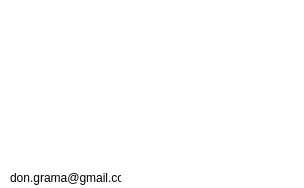
<?xml version="1.0" encoding="UTF-8"?>
<ui version="4.0">
 <class>form_About</class>
 <widget class="QWidget" name="form_About">
  <property name="geometry">
   <rect>
    <x>0</x>
    <y>0</y>
    <width>304</width>
    <height>188</height>
   </rect>
  </property>
  <property name="minimumSize">
   <size>
    <width>304</width>
    <height>188</height>
   </size>
  </property>
  <property name="maximumSize">
   <size>
    <width>304</width>
    <height>188</height>
   </size>
  </property>
  <property name="palette">
   <palette>
    <active>
     <colorrole role="Midlight">
      <brush brushstyle="SolidPattern">
       <color alpha="255">
        <red>255</red>
        <green>255</green>
        <blue>255</blue>
       </color>
      </brush>
     </colorrole>
     <colorrole role="Base">
      <brush brushstyle="SolidPattern">
       <color alpha="255">
        <red>255</red>
        <green>255</green>
        <blue>255</blue>
       </color>
      </brush>
     </colorrole>
     <colorrole role="Window">
      <brush brushstyle="SolidPattern">
       <color alpha="255">
        <red>255</red>
        <green>255</green>
        <blue>255</blue>
       </color>
      </brush>
     </colorrole>
    </active>
    <inactive>
     <colorrole role="Midlight">
      <brush brushstyle="SolidPattern">
       <color alpha="255">
        <red>255</red>
        <green>255</green>
        <blue>255</blue>
       </color>
      </brush>
     </colorrole>
     <colorrole role="Base">
      <brush brushstyle="SolidPattern">
       <color alpha="255">
        <red>255</red>
        <green>255</green>
        <blue>255</blue>
       </color>
      </brush>
     </colorrole>
     <colorrole role="Window">
      <brush brushstyle="SolidPattern">
       <color alpha="255">
        <red>255</red>
        <green>255</green>
        <blue>255</blue>
       </color>
      </brush>
     </colorrole>
    </inactive>
    <disabled>
     <colorrole role="Midlight">
      <brush brushstyle="SolidPattern">
       <color alpha="255">
        <red>255</red>
        <green>255</green>
        <blue>255</blue>
       </color>
      </brush>
     </colorrole>
     <colorrole role="Base">
      <brush brushstyle="SolidPattern">
       <color alpha="255">
        <red>255</red>
        <green>255</green>
        <blue>255</blue>
       </color>
      </brush>
     </colorrole>
     <colorrole role="Window">
      <brush brushstyle="SolidPattern">
       <color alpha="255">
        <red>255</red>
        <green>255</green>
        <blue>255</blue>
       </color>
      </brush>
     </colorrole>
    </disabled>
   </palette>
  </property>
  <property name="windowTitle">
   <string>About</string>
  </property>
  <widget class="QLabel" name="label_pic">
   <property name="geometry">
    <rect>
     <x>0</x>
     <y>0</y>
     <width>300</width>
     <height>188</height>
    </rect>
   </property>
   <property name="text">
    <string/>
   </property>
   <property name="pixmap">
    <pixmap>sight.png</pixmap>
   </property>
   <property name="scaledContents">
    <bool>true</bool>
   </property>
  </widget>
  <widget class="QLabel" name="label_mail">
   <property name="geometry">
    <rect>
     <x>10</x>
     <y>170</y>
     <width>111</width>
     <height>16</height>
    </rect>
   </property>
   <property name="text">
    <string>don.grama@gmail.com</string>
   </property>
  </widget>
  <widget class="QLabel" name="label_mail_2">
   <property name="geometry">
    <rect>
     <x>10</x>
     <y>260</y>
     <width>91</width>
     <height>16</height>
    </rect>
   </property>
   <property name="text">
    <string>vk.com/don.grama</string>
   </property>
  </widget>
 </widget>
 <resources/>
 <connections/>
</ui>
